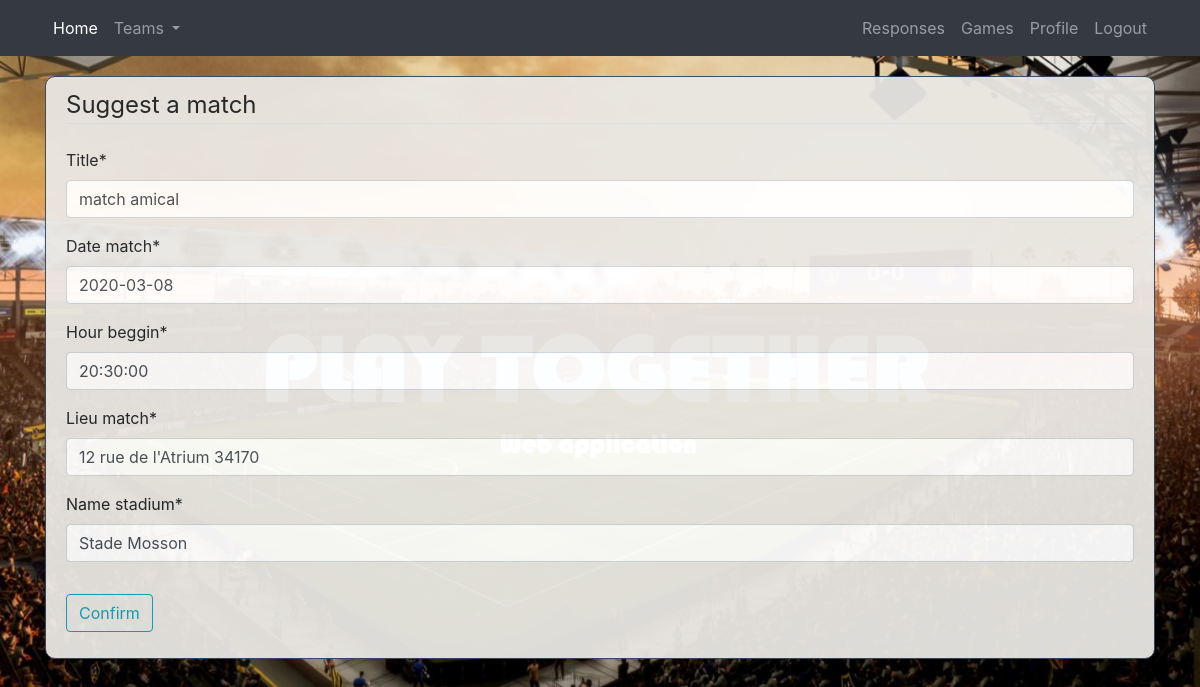
Page /propositions/proposition/8/update/ (signed in) on the committed database.
### proposition/models.py (models this page shows, shortened)
class Proposition(models.Model):
	title = models.CharField(max_length=300)
	date_posted = models.DateTimeField(default=timezone.now)
	date_match = models.DateField()
	hour_beggin = models.TimeField()
	lieu_match = models.CharField(max_length=300)
	name_stadium = models.CharField(max_length=50)
	author = models.ForeignKey(Account, null = True, on_delete=models.CASCADE)

### proposition/views.py (the view, shortened to what this page needs)
# urls.py: path('proposition/<int:pk>/update/', PropositionUpdateView.as_view(), name='proposition_update'),
class PropositionUpdateView(LoginRequiredMixin, UserPassesTestMixin, UpdateView):
	model = Proposition
	fields = ['title', 'date_match', 'hour_beggin', 'lieu_match', 'name_stadium', ]
	def test_func(self):
		proposition = self.get_object()
		if (self.request.user.is_captain and self.request.user == proposition.author):
			return True
		return False

### proposition/templates/proposition/proposition_form.html (shortened to what this page needs)
{% extends "project/base.html" %}
{% load crispy_forms_tags %}
{% block content %}
<div class="content-section">
	<form method="POST">
		<fieldset class="form-group">
			<legend class="border-bottom mb-4">Suggest a match</legend>
			{{ form|crispy }}
		</fieldset>
		<div class="form-group">
			<button class="btn btn-outline-info" type="submit">Confirm</button>
		</div>
	</form>
</div>
{% endblock content %}

### project/static/project/main3.css (style rules this page uses)
body { background-image: url("./home-image2.jpg"); background-attachment: fixed; background-position: center; background-repeat: no-repeat; background-size: cover; }
.content-section { background: #E9E7E3 ; opacity: 0.95; margin-right: auto; margin-left: auto; padding: 10px 20px; border : 1px solid #34495E; border-radius: 10px; margin-bottom: 20px; margin-top: 20px; }

### rows in the picture
Proposition: title "match amical", date_match "2020-03-08", hour_beggin "20:30:00", lieu_match "12 rue de l'Atrium 34170", name_stadium "Stade Mosson"
